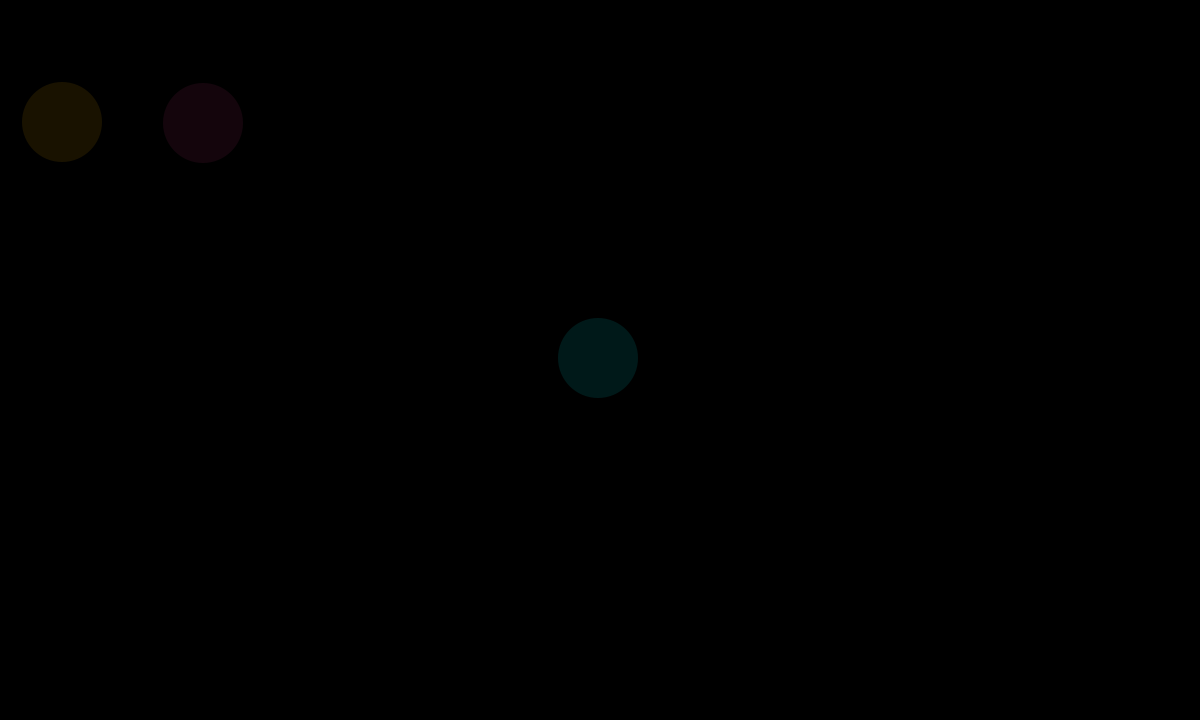
Frame 1 (no input)
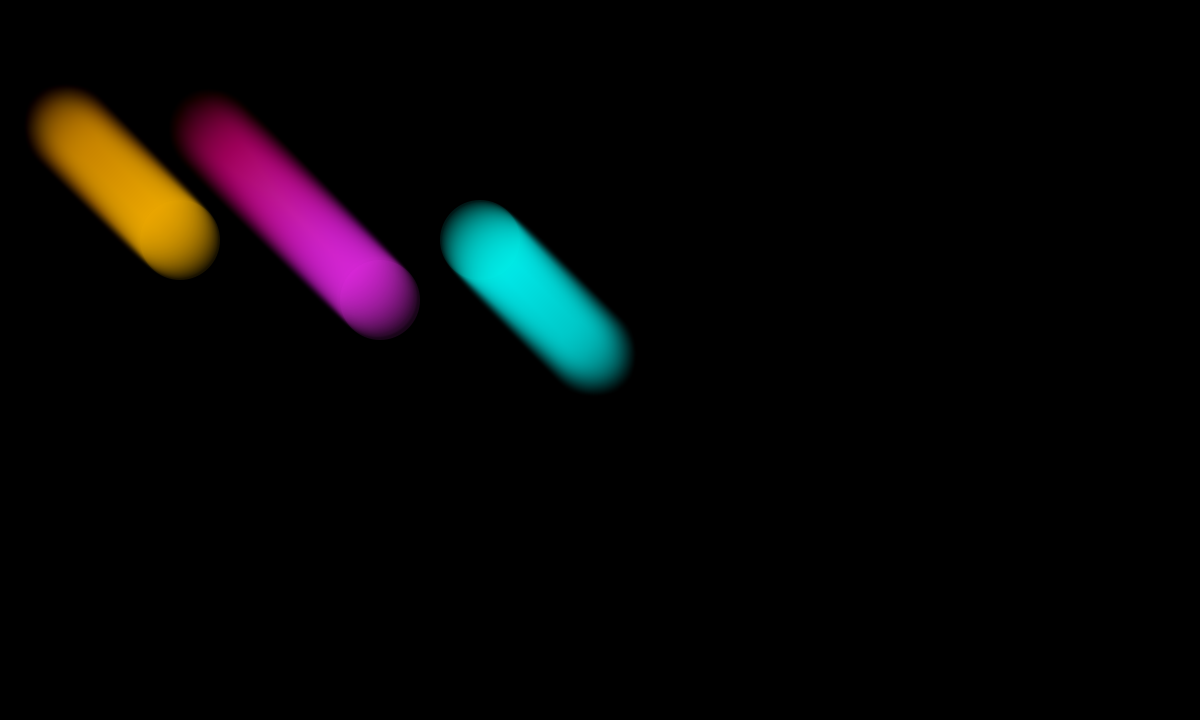
Frame 60 (the mouse pressed at the canvas centre just before this capture)
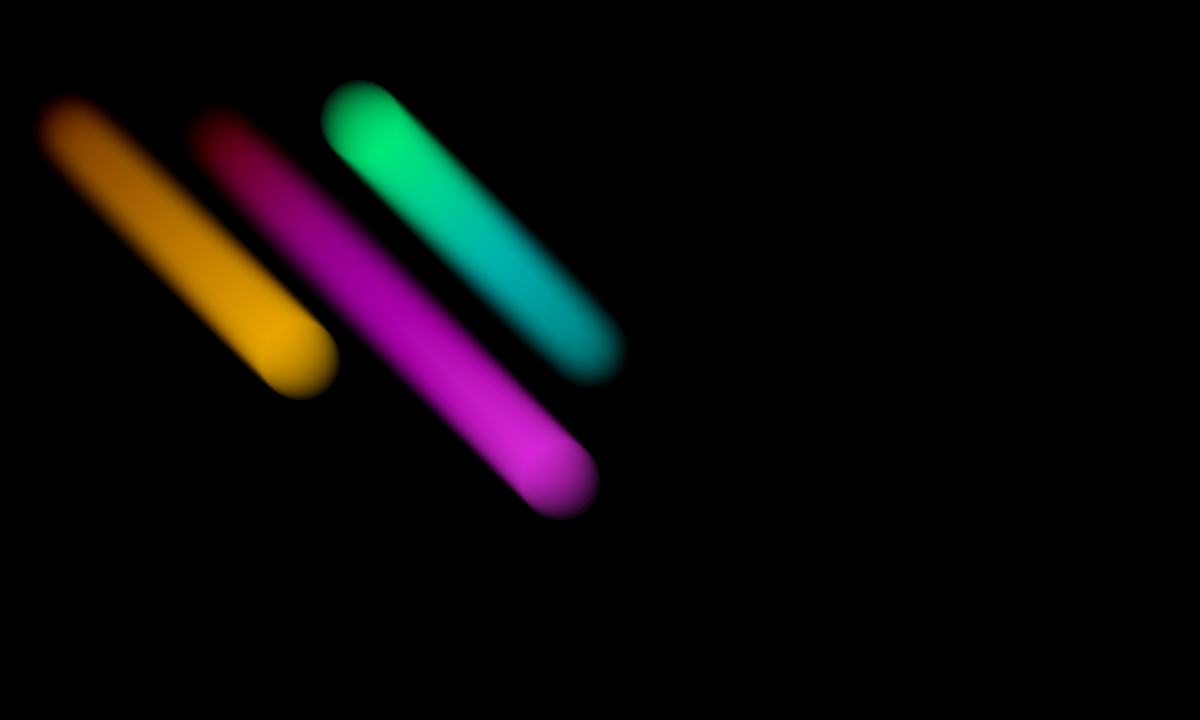
Frame 120 (the mouse held since frame 60 and released just before this capture)

The Processing sketch that drew these frames (run headless with seeded random() and noise(); from frame 60 on, the mouse is pressed at the canvas centre):

// Processing sketch: ISP_1
// ── ISP_1.pde
//Sean Trevor
//Final Revision 

float diameter = 80; //sets variable for the radius of the circle
float xposition; //variable for x position 
float yposition; //variable for y position
float xspeed=2;// set variable for how fast circle moves along x axis 
float yspeed = 2;//set variable for how fast circle moves along y axis
float xdirection = -1;//set variable for the direction the circle moves along the x axis 
float ydirection = -1;//set variable for the direction the circle moves along the y axis 


float diameter2 = 80; 
float xposition2; 
float yposition2; 
float xspeed2= 3;
float yspeed2 = 3;
float xdirection2 = 1;
float ydirection2 = 1; 



float diameter3 = 80; 
float xposition3; 
float yposition3; 
float xspeed3= 2;
float yspeed3 = 2;
int xdirection3 = 1;
int ydirection3 = 1; 

float xpositionmid= 400;
float ypositionmid = 300;
float diametermid = 100; 


void setup() { 
  size (1200, 720); //size of canvas
  background(0); //sets background colour to black
  noStroke(); 
  frameRate(60); 
  xposition = width/2; //determines starting x vaue of circle
  yposition = height/2;//determines starting y vaue of circle

  xposition3 = width/20;
  yposition3 = height/6;

  xposition2 = width/6;
  yposition2 = height/6;

  // xposition4 = width/6;
  // yposition4 = height/2;
}


void draw() {



  // Filter only every other frame (when frameCount is evenly divisible by 2, i.e.: when the remainder is 0)
  //if (frameCount % 2== 0) {
   filter(BLUR, 1);



  float a = yposition2-yposition; //sets a(ylength) variable for ellipse
  float b= xposition2-xposition; //set b(x length) variable for ellipse 
  float distance= sqrt(a*a+b*b); //finds distance between ellipses 

  float a2 = yposition2-yposition3; //sets a(ylength) variable for ellipse
  float b2= xposition2-xposition3; //set b(x length) variable for ellipse 
  float distance2= sqrt(a2*a2+b2*b2); //finds distance between ellipses

  float a3 = yposition-yposition2; //sets a(ylength) variable for ellipse
  float b3= xposition-xposition2; //set b(x length) variable for ellipse 
  float distance3= sqrt(a3*a3+b3*b3); //finds distance between ellipses 
  
  float amid = ypositionmid-yposition; //sets a(ylength) variable for ellipse
  float bmid= xpositionmid-xposition; //set b(x length) variable for ellipse 
  float distancemid= sqrt(amid*amid+bmid*bmid); //finds distance between ellipses 




  xposition2 = xposition2+ (xspeed2 * xdirection2);
  yposition2 = yposition2 +(yspeed2 * ydirection2);

  xposition3 = xposition3+ (xspeed3 * xdirection3);
  yposition3 = yposition3 +(yspeed3 * ydirection3);

  xposition = xposition+ (xspeed * xdirection); //determines the x position
  yposition = yposition +(yspeed * ydirection); //determines the x position



    if (xposition >width-30||xposition<0+30) { //states if the xposition is greater then the width 
    xdirection *= -1;//decrease x value by one
  }
  if (yposition >height-30|| yposition<0+30) {//states if the yposition is greater then the height
    ydirection *= -1;//decrease y value by one
  }

  if (xposition2 >width-30||xposition2<0+30) {
    xdirection2 *= -1;
    ;
  }
  if (yposition2 >height-30|| yposition2<0+30) {
    ydirection2 *= -1;
    ;
  }

  if (xposition3 >width-30||xposition3<0+30) { //states if the xposition is greater then the width 
    xdirection3 *= -1;//decrease x value by one
  }
  if (yposition3 >height-30|| yposition3<0+30) {//states if the yposition is greater then the height
    ydirection3 *= -1;//decrease y value by one
  }

  if (distance <= (diameter/2 + diameter2 /2)) { //hit dectection for the ellipses
    xdirection = ydirection * -1;
    xdirection2 =  ydirection2 * -1;
  }
  if (distance3 <= (diameter3/2 + diameter /2)) {
    xdirection3 = ydirection3 * -1;
    xdirection =  ydirection * -1;
  }

  if (distance2 <= (diameter2/2 + diameter3 /2)) {
    xdirection2 = ydirection2 * random(-1, 1);
    xdirection3 =  ydirection3 * -1;
  }

  if (distance3 <= (diameter/2 + diameter /2)) {
    xdirection = ydirection * -1;
    xdirection3 =  ydirection3 * -1;
  }
 if (distance <= (diameter/2 + diameter3 /2)) {
    xdirection = ydirection * -1;
   
  }




  fill(0, 255, yposition, 25);
  ellipse(xposition, yposition, diameter, diameter);
  fill(xposition2, 50, yposition2, 25);
  ellipse (xposition2, yposition2, diameter2, diameter2);
  fill(250, 180, 0, 25);
  ellipse (xposition3, yposition3, diameter3, diameter3);
 
}

void keyPressed(){
  exit();
}
void mouseMoved(){
  exit(); 
} 
